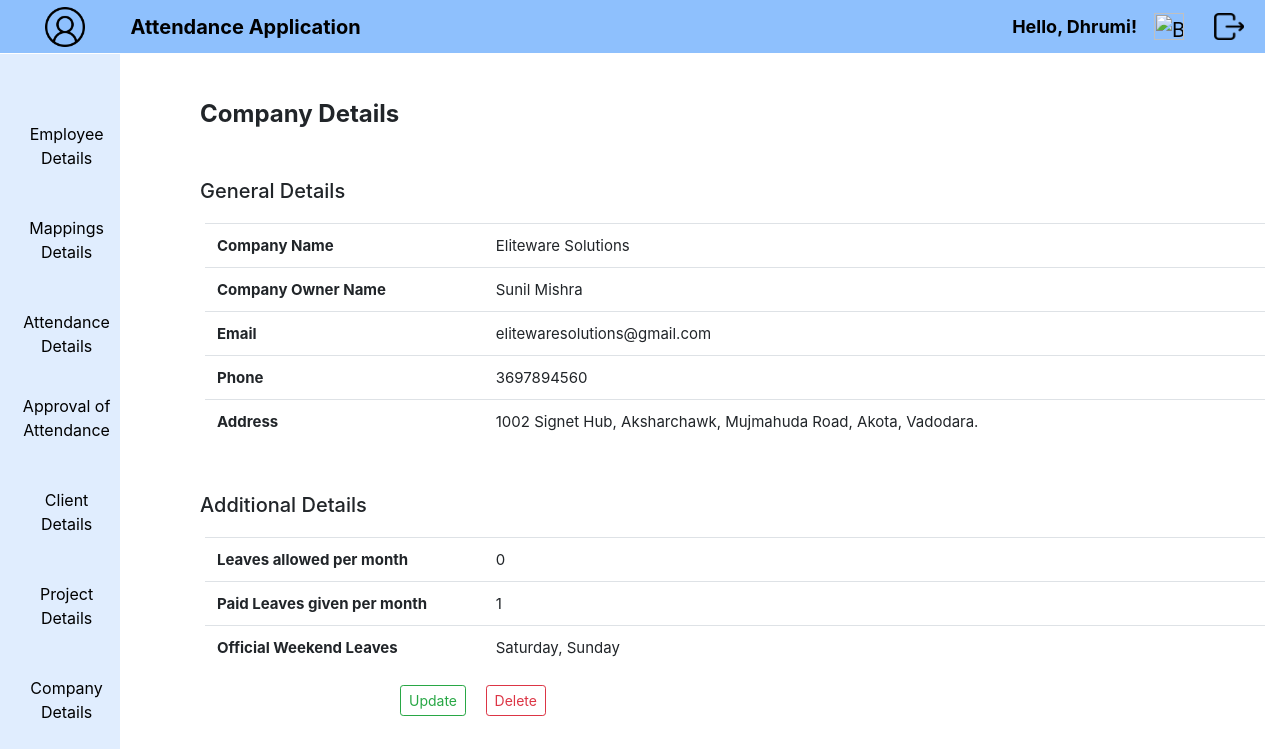
Before: /CompanyEntry/ (signed in) with the older database file.
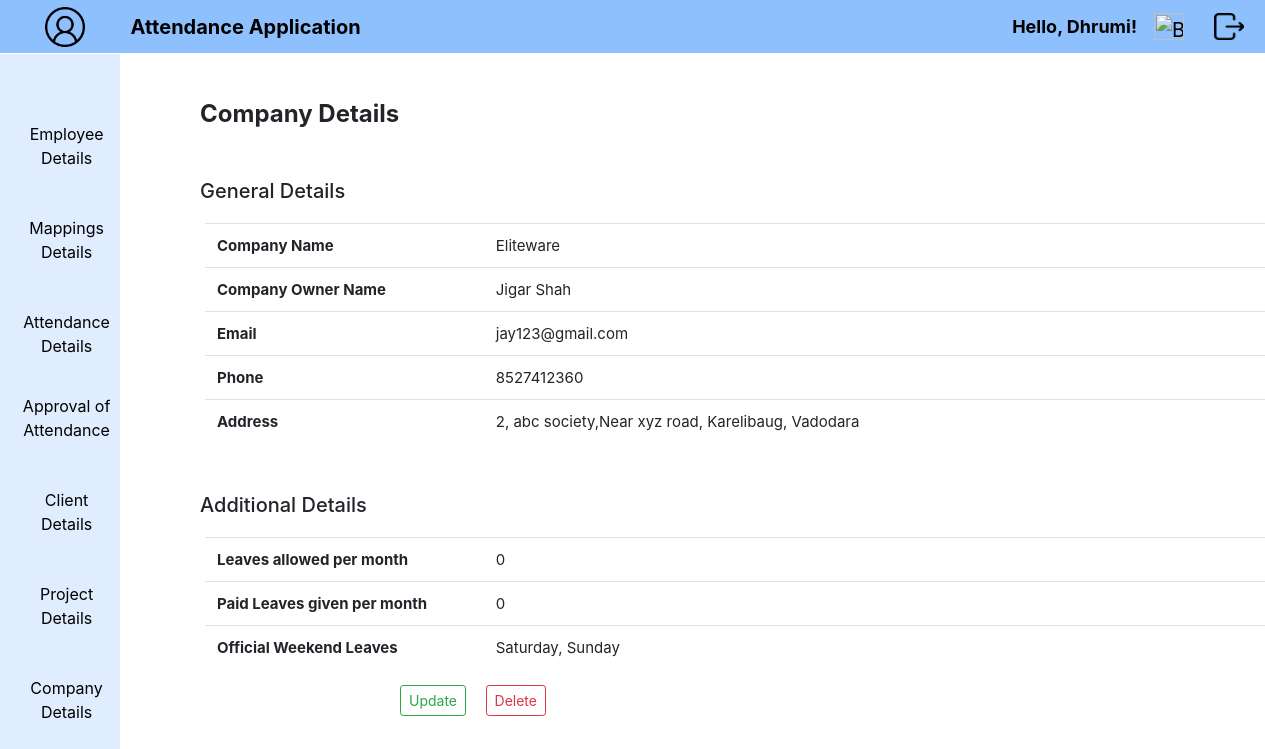
After: the same page with the newer database file.
### Attendance/models.py (models this page shows, shortened)
class Company(models.Model):
        OFFLEAVE = (('Saturday','Saturday'),
                    ('Sunday','Sunday'),)
        compname = models.CharField(max_length=50, null=True, verbose_name='Company Name')
        oname = models.CharField(max_length=50, null=True, verbose_name='Company Owner Name')
        compemail = models.EmailField(max_length=50, null=True, verbose_name='Email')
        compphone = models.CharField(max_length=10, null=True, verbose_name='Phone')
        compaddress = models.CharField(max_length=100, null=True, verbose_name='Address')
        lapm = models.IntegerField(null=True, verbose_name='Leaves allowed per month')
        plgm = models.IntegerField(null=True, verbose_name='Paid Leaves given per month')
        offleave = MultiSelectField(choices=OFFLEAVE,max_length=50,null=True, verbose_name='Weekend Official Leave')
        class Meta:
                db_table = "Company"

### Attendance/views.py (the view)
# urls.py: path('CompanyEntry/',views.CompanyEntry,name='CompanyEntry'),
@login_required(login_url='loginview')
@never_cache
def CompanyEntry(request):
    data = Company.objects.all()
    template = loader.get_template('CompanyEntry.html')
    context = {
        'compdata': data,
    }
    return HttpResponse(template.render(context, request))

### Attendance/templates/CompanyEntry.html (shortened to what this page needs)
{% extends "home.html" %}
{% load static %}
{% block content %}
<div class="emp">
  <h4 style="text-align: left; margin: 50px 0px 50px 50px;">
    <b>Company Details</b>
  </h4>
  {% if compdata %}
  <h5 style="margin: 50px 0px 20px 50px;">
    General Details
  </h5>
  <table style="margin-left: 55;" class="table">
    <tbody  class="text-left">
      {% for x in compdata %}
      <tr>
        <td class="col-3 font-weight-bold">Company Name</td>
        <td>{{ x.compname }}</td>
      </tr>
      <tr>
        <td class="col-3 font-weight-bold">Company Owner Name</td>
        <td>{{ x.oname }}</td>
      </tr>
      <tr>
        <td class="col-3 font-weight-bold">Email</td>
        <td>{{ x.compemail }}</td>
      </tr>
      <tr>
        <td class="col-3 font-weight-bold">Phone</td>
        <td>{{ x.compphone }}</td>
      </tr>
      <tr>
        <td class="col-3 font-weight-bold">Address</td>
        <td>{{ x.compaddress }}</td>
      </tr>
      {% endfor %}
    </tbody>
    </table>
    <h5 style="margin: 50px 0px 20px 50px;">
      Additional Details
    </h5>
    <table style="margin-left: 55;" class="table">
      <tbody  class="text-left">
      {% for x in compdata %}
        <tr>
          <td class="col-3 font-weight-bold">Leaves allowed per month</td>
          <td>{{ x.lapm }}</td>
        </tr>
        <tr>
          <td class="col-3 font-weight-bold">Paid Leaves given per month</td>
          <td>{{ x.plgm }}</td>
        </tr>
        <tr>
          <td class="col-3 font-weight-bold">Official Weekend Leaves</td>
          <td>{{ x.offleave }}</td>
        </tr>
    {% endfor %}
      </tbody>
    </table>
  </div>
{% endif %}
{% for x in compdata %}
<div style="margin-left: 400px;">
  <a href="{% url 'CompUpdate' x.pk %}" class="btn btn-outline-success btn-sm" style="margin-right: 15px;">Update</a>
    <a href="{% url 'CompDelete' x.pk %}" class="btn btn-outline-danger btn-sm">Delete</a>
</div>
<br><br>
{% endfor %}
{% endblock %}

Changed rows visible on the page:
removed Company: compname "Eliteware Solutions", oname "Sunil Mishra", compemail "elitewaresolutions@gmail.com", compphone "3697894560", compaddress "1002 Signet Hub, Aksharchawk, Mujmahuda Road, Akota, Vadodara.", lapm "0", plgm "1", offleave "Saturday, Sunday"
added Company: compname "Eliteware", oname "Jigar Shah", compemail "jay123@gmail.com", compphone "8527412360", compaddress "2, abc society,Near xyz road, Karelibaug, Vadodara", lapm "0", plgm "0", offleave "Saturday, Sunday"
